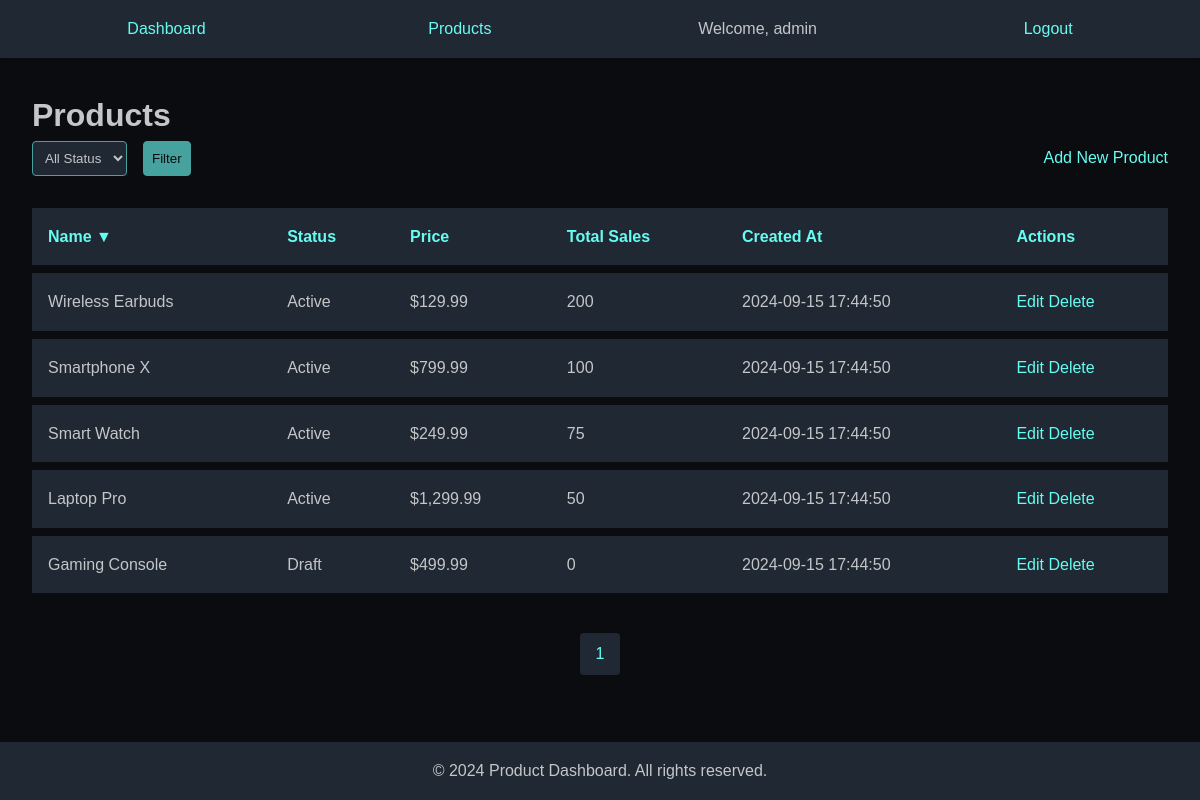
/?page=products&sort=name&order=DESC (signed in), run on the app's committed database.
### tables this page shows
CREATE TABLE products (
        id INTEGER PRIMARY KEY AUTOINCREMENT,
        name TEXT NOT NULL,
        status TEXT NOT NULL,
        price REAL NOT NULL,
        total_sales INTEGER DEFAULT 0,
        created_at DATETIME DEFAULT CURRENT_TIMESTAMP
    );

### products.php (called while the page is built, shortened)
<?php
require_once 'db.php';
function get_products($sort = 'name', $order = 'ASC', $status = null, $limit = 10, $offset = 0) {
    $query = "SELECT * FROM products";
    $params = [];
    $query .= " ORDER BY $sort $order LIMIT ? OFFSET ?";
    $params[] = $limit;
    $params[] = $offset;
    return db_select($query, $params);
}

### db.php (called while the page is built, shortened)
<?php
function db_connect() {
    $databaseUrl = 'sqlite:' . __DIR__ . '/db.sqlite';
    $pdo = new PDO($databaseUrl);
    $pdo->setAttribute(PDO::ATTR_ERRMODE, PDO::ERRMODE_EXCEPTION);
    $pdo->exec("CREATE TABLE IF NOT EXISTS products (
        id INTEGER PRIMARY KEY AUTOINCREMENT,
        name TEXT NOT NULL,
        status TEXT NOT NULL,
        price REAL NOT NULL,
        total_sales INTEGER DEFAULT 0,
        created_at DATETIME DEFAULT CURRENT_TIMESTAMP
    )");
    return $pdo;
}
function db_query($query, $params = []) {
    $pdo = db_connect();
    $stmt = $pdo->prepare($query);
    $stmt->execute($params);
    return $stmt;
}
function db_select($query, $params = []) {
    $stmt = db_query($query, $params);
    return $stmt->fetchAll(PDO::FETCH_ASSOC);
}
function db_select_one($query, $params = []) {
    $stmt = db_query($query, $params);
    return $stmt->fetch(PDO::FETCH_ASSOC);
}

### templates/product_list.php (the view, shortened to what this page needs)
<?php include 'includes/header.php'; ?>
<h1>Products</h1>
<div class="filters">
    <form action="" method="GET">
        <select name="status">
            <option value="">All Status</option>
        </select>
        <button type="submit">Filter</button>
    </form>
    <a href="?page=products&action=create" class="add-product-btn">Add New Product</a>
</div>
<table>
    <thead>
        <tr>
            <th><a href="?page=products&sort=name&order=<?php echo $sort == 'name' && $order == 'ASC' ? 'DESC' : 'ASC'; ?>">Name <?php echo $sort == 'name' ? ($order == 'ASC' ? '▲' : '▼') : ''; ?></a></th>
            <th>Status</th>
            <th><a href="?page=products&sort=price&order=<?php echo $sort == 'price' && $order == 'ASC' ? 'DESC' : 'ASC'; ?>">Price <?php echo $sort == 'price' ? ($order == 'ASC' ? '▲' : '▼') : ''; ?></a></th>
            <th><a href="?page=products&sort=total_sales&order=<?php echo $sort == 'total_sales' && $order == 'ASC' ? 'DESC' : 'ASC'; ?>">Total Sales <?php echo $sort == 'total_sales' ? ($order == 'ASC' ? '▲' : '▼') : ''; ?></a></th>
            <th><a href="?page=products&sort=created_at&order=<?php echo $sort == 'created_at' && $order == 'ASC' ? 'DESC' : 'ASC'; ?>">Created At <?php echo $sort == 'created_at' ? ($order == 'ASC' ? '▲' : '▼') : ''; ?></a></th>
            <th>Actions</th>
        </tr>
    </thead>
    <tbody>
        <?php foreach ($products as $product): ?>
        <tr>
            <td><?php echo htmlspecialchars($product['name']); ?></td>
            <td><span class="status-badge status-<?php echo strtolower($product['status']); ?>"><?php echo htmlspecialchars($product['status']); ?></span></td>
            <td>$<?php echo number_format($product['price'], 2); ?></td>
            <td><?php echo $product['total_sales']; ?></td>
            <td><?php echo date('Y-m-d H:i:s', strtotime($product['created_at'])); ?></td>
            <td>
                <a href="?page=products&action=edit&id=<?php echo $product['id']; ?>" class="action-btn edit-btn">Edit</a>
                <a href="?page=products&action=delete&id=<?php echo $product['id']; ?>" class="action-btn delete-btn" onclick="return confirm('Are you sure you want to delete this product?')">Delete</a>
            </td>
        </tr>
        <?php endforeach; ?>
    </tbody>
</table>
<div class="pagination">
    <?php for ($i = 1; $i <= $total_pages; $i++): ?>
        <a href="?page=products&page=<?php echo $i; ?>" <?php echo $page == $i ? 'class="active"' : ''; ?>><?php echo $i; ?></a>
    <?php endfor; ?>
</div>
<?php include 'includes/footer.php'; ?>

### assets/css/styles.css (style rules this page uses)
* { margin: 0; padding: 0; box-sizing: border-box; }
body { font-family: 'Arial', sans-serif; line-height: 1.6; color: #C5C6C7; background-color: #0B0C10; }
a { color: #66FCF1; text-decoration: none; transition: color 0.3s ease; }
.filters { margin-bottom: 1.5rem; display: flex; justify-content: space-between; align-items: center; }
.filters form { display: flex; gap: 1rem; }
.filters select, .filters button { padding: 0.5rem; border-radius: 4px; border: 1px solid #45A29E; background-color: #1F2833; color: #C5C6C7; }
.filters button { cursor: pointer; background-color: #45A29E; color: #0B0C10; transition: background-color 0.3s ease; }
table { width: 100%; border-collapse: separate; border-spacing: 0 0.5rem; margin-bottom: 1rem; }
th, td { padding: 1rem; text-align: left; }
th { background-color: #1F2833; color: #66FCF1; font-weight: bold; }
tr { background-color: #1F2833; transition: background-color 0.3s ease; }
.pagination { display: flex; justify-content: center; margin-top: 2rem; }
.pagination a { padding: 0.5rem 1rem; margin: 0 0.25rem; background-color: #1F2833; border-radius: 4px; transition: background-color 0.3s ease; }

### data on the page
products: name "Wireless Earbuds", status "Active", price "129.99", total_sales "200", created_at "2024-09-15 17:44:50"
products: name "Smartphone X", status "Active", price "799.99", total_sales "100", created_at "2024-09-15 17:44:50"
products: name "Smart Watch", status "Active", price "249.99", total_sales "75", created_at "2024-09-15 17:44:50"
products: name "Laptop Pro", status "Active", price "1,299.99", total_sales "50", created_at "2024-09-15 17:44:50"
products: name "Gaming Console", status "Draft", price "499.99", total_sales "0", created_at "2024-09-15 17:44:50"

### other printed values
$_SESSION['user']['username'] "admin"
SITE_NAME "Product Dashboard"
